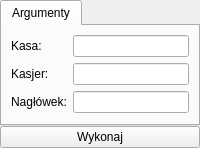
       <widget class="QWidget" name="setHeaderPage">
        <layout class="QGridLayout" name="gridLayout_66">
         <property name="margin">
          <number>0</number>
         </property>
         <property name="spacing">
          <number>0</number>
         </property>
         <item row="2" column="0">
          <widget class="QPushButton" name="setHeaderButton">
           <property name="text">
            <string>Wykonaj</string>
           </property>
          </widget>
         </item>
         <item row="1" column="0">
          <widget class="QTabWidget" name="tabWidget_23">
           <property name="currentIndex">
            <number>0</number>
           </property>
           <widget class="QWidget" name="tab_45">
            <attribute name="title">
             <string>Argumenty</string>
            </attribute>
            <layout class="QFormLayout" name="formLayout_11">
             <item row="0" column="0">
              <widget class="QLabel" name="label_72">
               <property name="text">
                <string>Kasa:</string>
               </property>
               <property name="buddy">
                <cstring>setHeaderPrinterId</cstring>
               </property>
              </widget>
             </item>
             <item row="0" column="1">
              <widget class="QLineEdit" name="setHeaderPrinterId">
               <property name="maxLength">
                <number>8</number>
               </property>
              </widget>
             </item>
             <item row="1" column="0">
              <widget class="QLabel" name="label_74">
               <property name="text">
                <string>Kasjer:</string>
               </property>
               <property name="buddy">
                <cstring>setHeaderOperatorId</cstring>
               </property>
              </widget>
             </item>
             <item row="1" column="1">
              <widget class="QLineEdit" name="setHeaderOperatorId">
               <property name="maxLength">
                <number>32</number>
               </property>
              </widget>
             </item>
             <item row="2" column="0">
              <widget class="QLabel" name="label_76">
               <property name="text">
                <string>Nagłówek:</string>
               </property>
               <property name="buddy">
                <cstring>setHeaderContent</cstring>
               </property>
              </widget>
             </item>
             <item row="2" column="1">
              <widget class="QLineEdit" name="setHeaderContent">
               <property name="maxLength">
                <number>200</number>
               </property>
              </widget>
             </item>
            </layout>
           </widget>
          </widget>
         </item>
        </layout>
       </widget>
